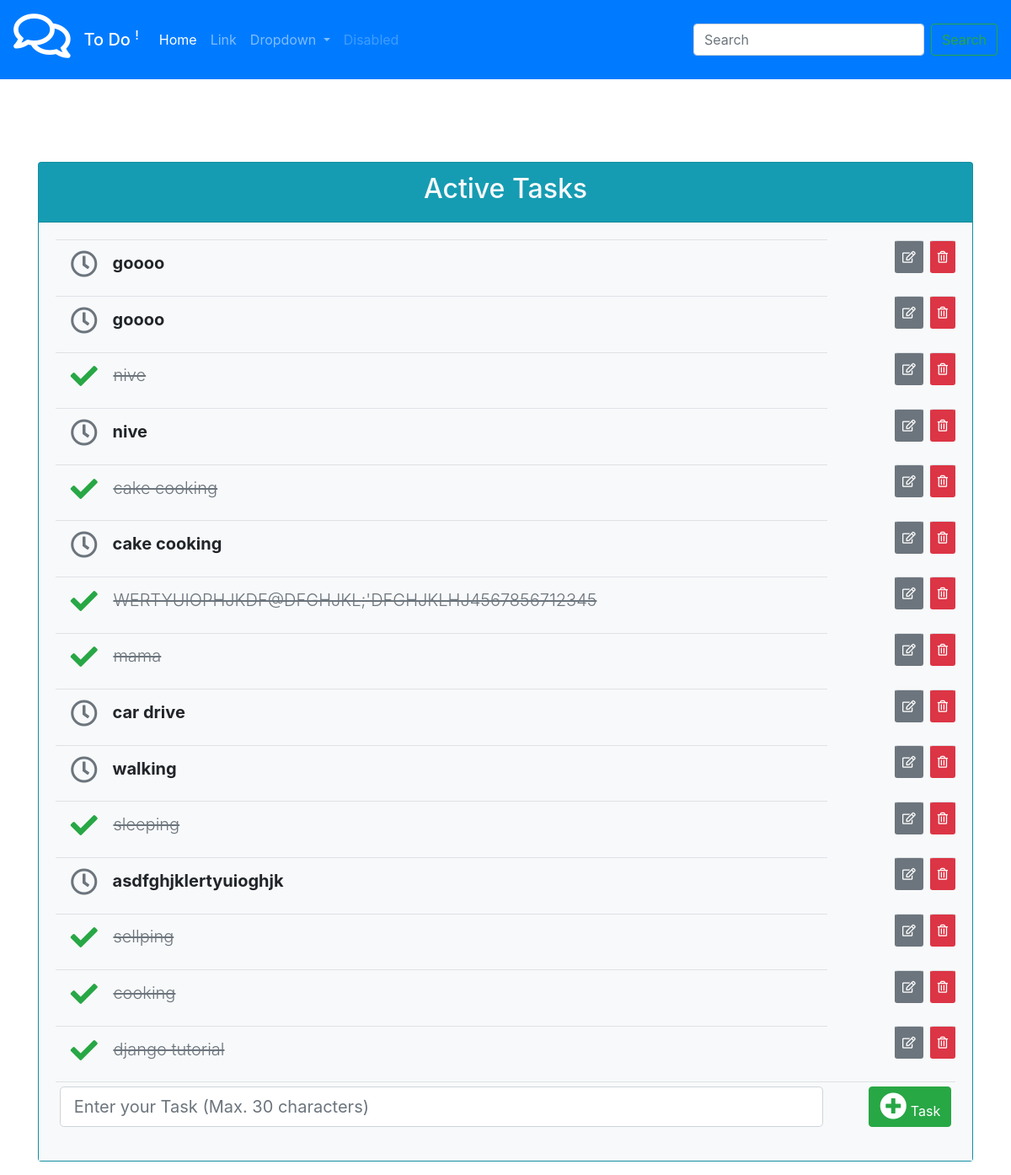
The app's page /, older data.
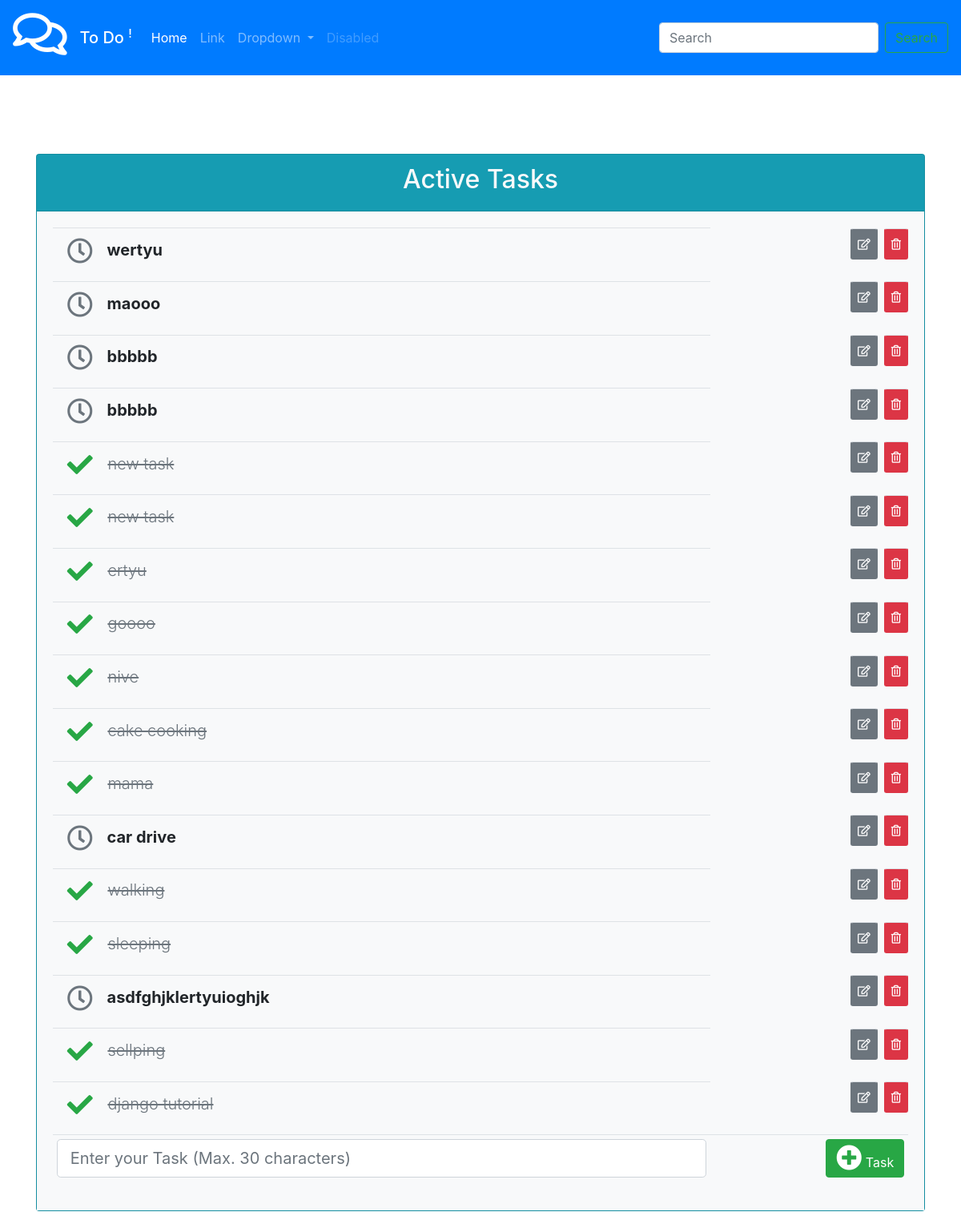
The same page, newer data.
### todo/models.py (models this page shows, shortened)
class Task(models.Model):
    T_name = models.CharField(max_length=30)
    T_status = models.BooleanField(default=False)
    T_published = models.DateTimeField(auto_now_add=True,auto_now=False)
    T_user = models.ForeignKey(User, on_delete=models.CASCADE,related_name='U_tasks')
    class Meta:
        ordering = ('-T_published',)

### todo/views.py (the view)
# urls.py: path('',views.tasks,name='tasks'),
def tasks(request):
    tasks = Task.objects.filter()
    if request.method == 'POST':
        form = AddTask(request.POST)
        if 'T_name' in request.POST:
            T_name = request.POST['T_name']
            if T_name:
                if form.is_valid():
                        T_name = form.cleaned_data['T_name']
                        if T_name:
                            newtask= form.save(commit=False)
                            newtask.T_status = False
                            newtask.T_user = request.user
                            newtask= form.save()
            else:
                messages.warning(request, 'please add task.')
                return redirect('todo:tasks')
    else:
        form = AddTask()
    context = {
        'tasks': tasks,
        'form' : form ,
    }
    return render(request, 'todo/index.html', context)

### todo/forms.py
class AddTask(forms.ModelForm):
    T_name = forms.CharField(max_length=30,label='add task')
    class Meta:
        model= Task
        fields = ('T_name',)

### todo/templates/todo/index.html (shortened to what this page needs)
{% extends 'base.html'  %}
{% load crispy_forms_tags %}
{% block content %}
<br><br><br><br><br><br><br><br>
<div class='container'>
    <div class="card bg-info mb-3">
      <div class="card-header"><h2 class="text-light text-center">Active Tasks</h2></div>
        <div class="card-body bg-light table-responsive">
            <table class="table table-hover table-sm">
                <tbody>
                      {% for task in tasks %}
                        <tr>
                            <td>
                                {% if task.T_status == False %}
                                    <h5 class='font-weight-bold'><a href="{% url 'todo:change_status' task_id=task.id %}" class="btn" role="button" aria-pressed="true">
                                    <i class="text-secondary far fa-clock fa-2x"></i>
                                    </a>
                                    <span>{{ task.T_name }}</span></h5>
                                {% else %}
                                    <h5 class='font-weight-light text-muted'><a href="{% url 'todo:change_status' task_id=task.id %}" class="btn" role="button" aria-pressed="true">
                                    <i class="text-success fas fa-check fa-2x"></i>
                                    </a>
                                    <span><del> {{ task.T_name }}</del></span></h5>
                                {% endif %}
                            </td>
                            <td class='float-right btn btn-sm btn-danger p-2'>
                                <i class="far fa-trash-alt"></i>
                            </td>
                            <td class='float-right btn btn-sm btn-secondary mr-2 p-2'>
                                <i class="far fa-edit"></i>
                            </td>
                        </tr>
                        {% endfor %}
                        <tr class="card-footer bg-light">
                          <form method='POST' action="">
                          <td>
                            <input name='T_name' class="form-control form-control-lg" type="text" placeholder="Enter your Task (Max. 30 characters)">
                          </td>
                          <td>
                              <button type="submit" class="btn btn-success float-right" id="add_task_btn"
                              title="Add a New Task"><i class="fas fa-plus-circle fa-2x"></i> Task</button>
                          </td>
                        </tr>
                </tbody>
            </table>
        </div>
      </div>
    </div>
{% endblock content  %}

### todo/templates/base.html (shortened to what this page needs)
<!DOCTYPE html>
<html lang="en">
  <!doctype html>
<html lang="en">
  <head>
    <link rel="stylesheet" href="https://stackpath.bootstrapcdn.com/bootstrap/4.1.3/css/bootstrap.min.css">
    <link rel="stylesheet" href="https://pro.fontawesome.com/releases/v5.10.0/css/all.css"/>
  </head>
  <body>
<nav class="navbar navbar-expand-lg navbar-dark  bg-primary fixed-top">
        <div class="navbar-brand rotate-n-15 h3">
            <i class="far fa-comments fa-3x"></i>
        </div>
        <div class="navbar-brand mb-0 h1">To Do <sup>!</sup></div>
  <div class="collapse navbar-collapse" id="navbarSupportedContent">
    <ul class="navbar-nav mr-auto">
      <li class="nav-item active">
        <a class="nav-link" href="#">Home <span class="sr-only">(current)</span></a>
      </li>
      <li class="nav-item">
        <a class="nav-link" href="#">Link</a>
      </li>
      <li class="nav-item dropdown">
        <a class="nav-link dropdown-toggle" href="#" id="navbarDropdown" role="button" data-toggle="dropdown" aria-haspopup="true" aria-expanded="false">
          Dropdown
        </a>
      </li>
      <li class="nav-item">
        <a class="nav-link disabled" href="#">Disabled</a>
      </li>
    </ul>
    <form class="form-inline my-2 my-lg-0">
      <input class="form-control mr-sm-2" type="search" placeholder="Search" aria-label="Search">
      <button class="btn btn-outline-success my-2 my-sm-0" type="submit">Search</button>
    </form>
  </div>
</nav>
{% block content %}
{% endblock content  %}
  </body>
</html>

Row changes from the older to the newer data that the page shows:
removed Task: T_name "goooo"
removed Task: T_name "nive"
removed Task: T_name "cake cooking"
removed Task: T_name "WERTYUIOPHJKDF@DFGHJKL;'DFGHJKLHJ4567856712345"
removed Task: T_name "cooking"
added Task: T_name "wertyu"
added Task: T_name "maooo"
added Task: T_name "bbbbb"
added Task: T_name "bbbbb"
added Task: T_name "new task"
added Task: T_name "new task"
added Task: T_name "ertyu"
changed Task "goooo": T_status False → True (drawn)
changed Task "nive": T_status False → True (drawn)
changed Task "cake cooking": T_status False → True (drawn)
changed Task "walking": T_status False → True (drawn)
